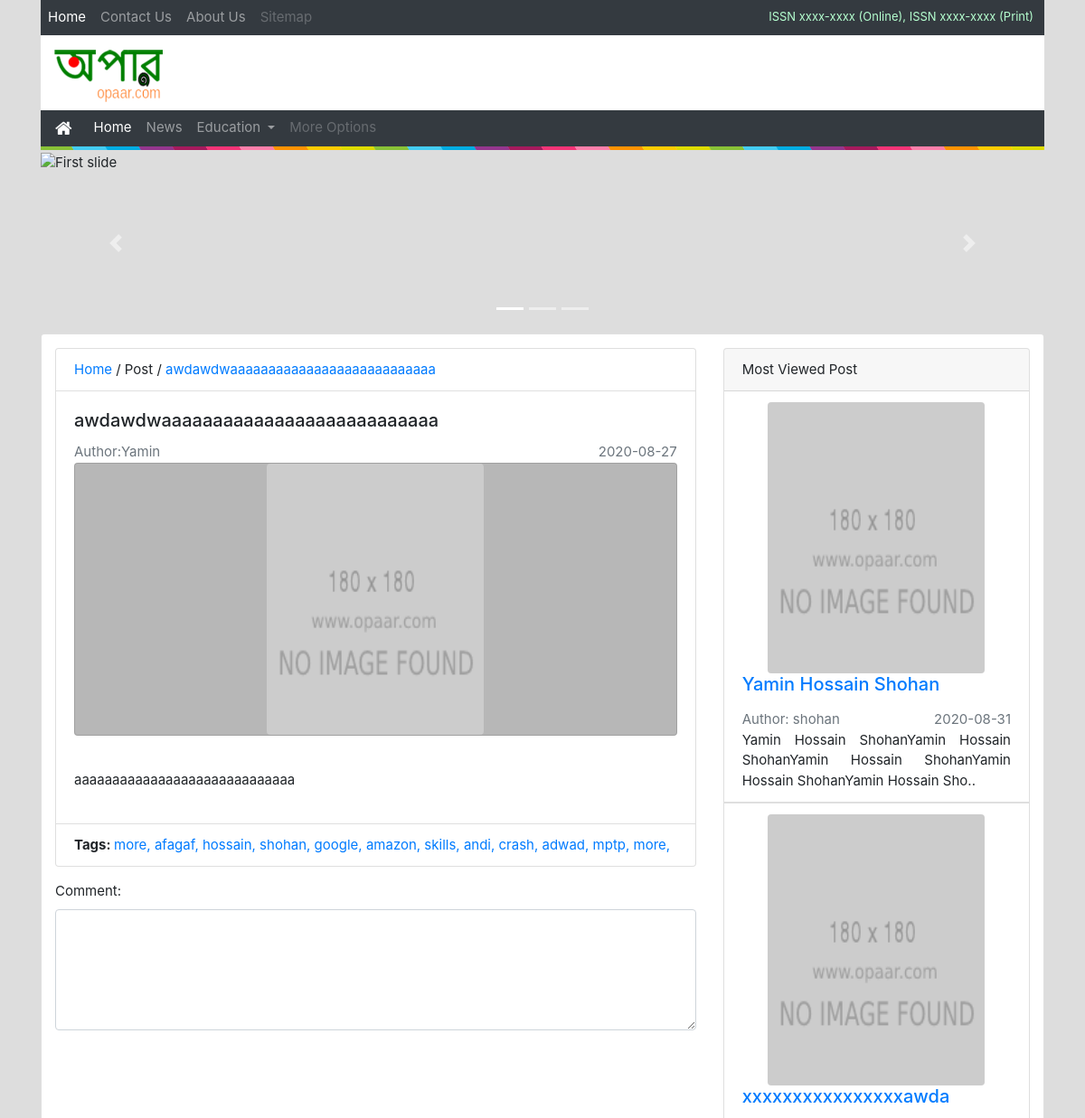
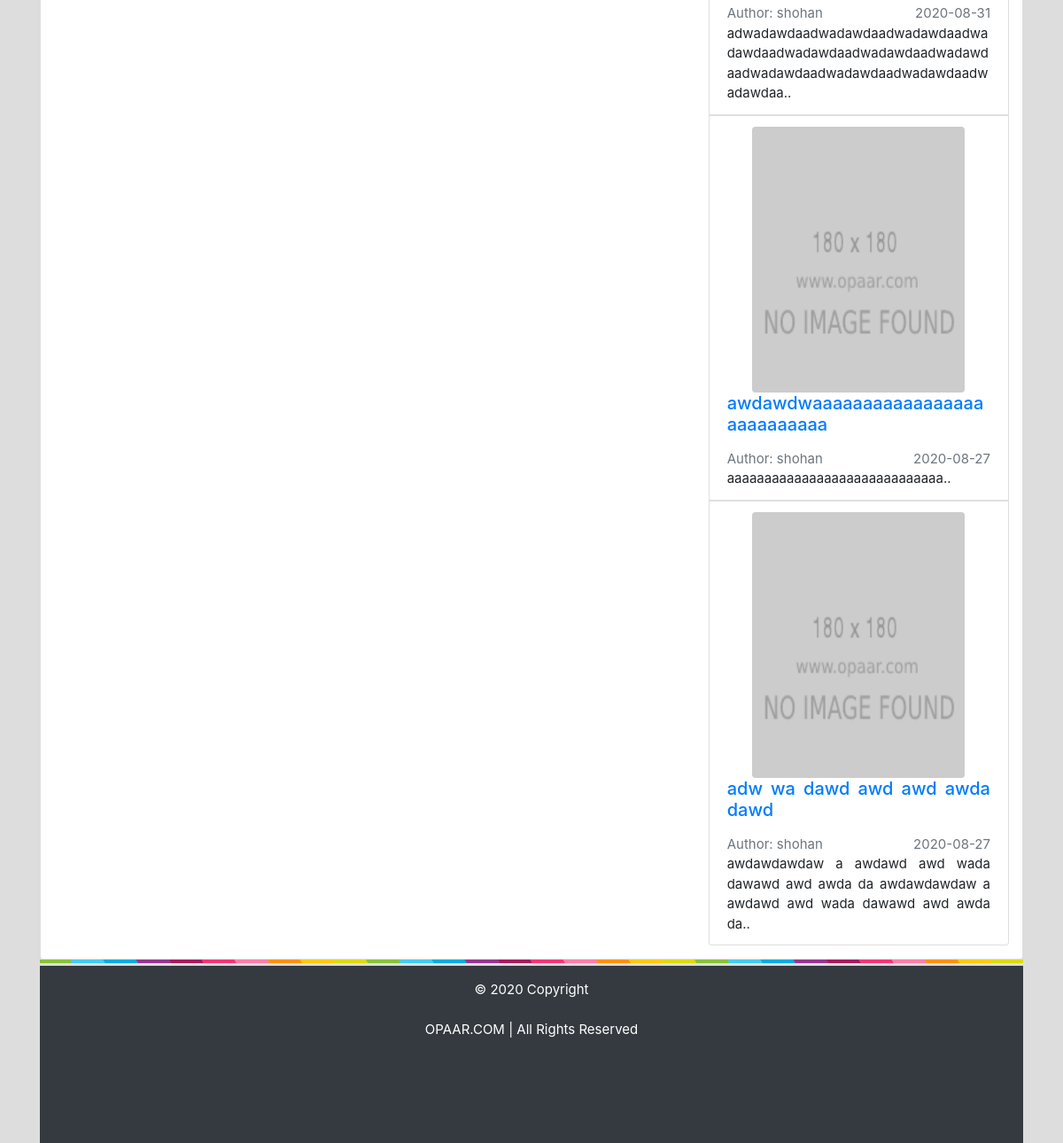
The app's page /main_reading.php?blog=wadawd, older data (2 pictures, top to bottom).
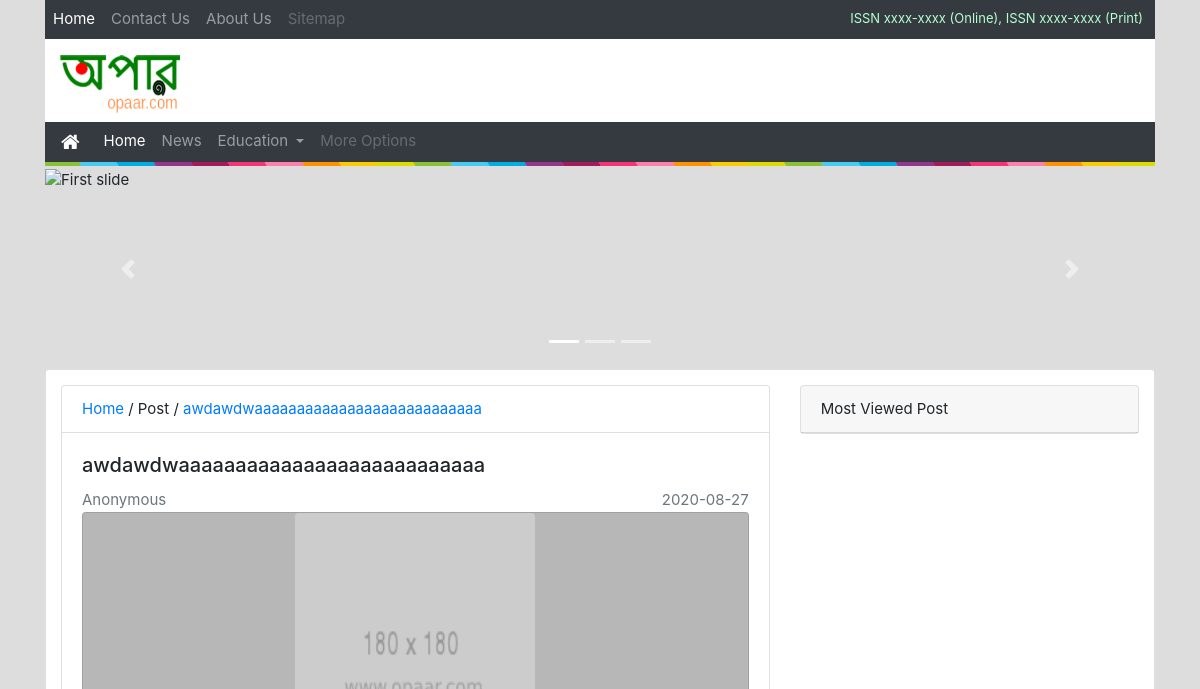
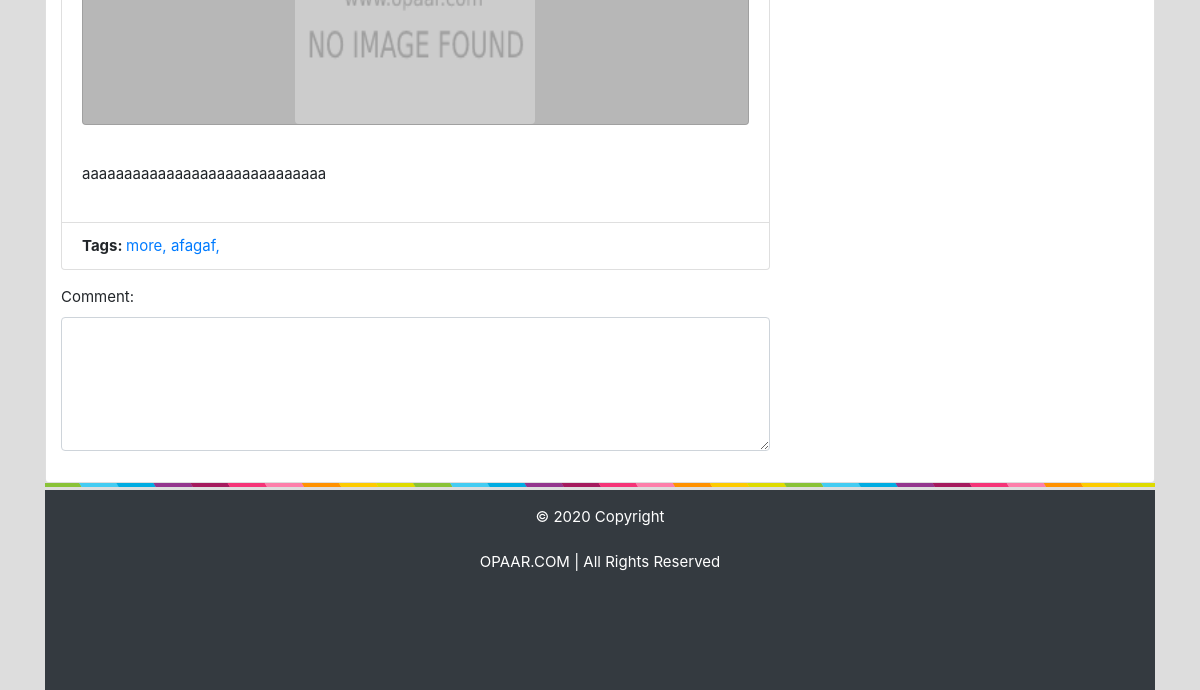
The same page, newer data (2 pictures, top to bottom).
### tables this page shows
CREATE TABLE `opaar_blog` (
  `id` int(11) NOT NULL,
  `user_id` int(11) NOT NULL,
  `blog_title` text NOT NULL,
  `blog_slug` varchar(500) NOT NULL,
  `blog_description` text NOT NULL,
  `blog_cover` text NOT NULL,
  `blog_date` date NOT NULL,
  `blog_tags` text NOT NULL,
  `blog_status` int(11) NOT NULL,
  `blog_trash` int(11) NOT NULL,
  `blog_creation` datetime NOT NULL,
  `blog_last_update` datetime NOT NULL,
  `ip` text NOT NULL
);

CREATE TABLE `opaar_users` (
  `id` int(11) NOT NULL,
  `username` varchar(200) NOT NULL,
  `password` varchar(500) NOT NULL,
  `firstname` varchar(200) NOT NULL,
  `lastname` varchar(200) NOT NULL,
  `email` varchar(200) NOT NULL,
  `mobile` varchar(200) NOT NULL,
  `homemobile` varchar(200) NOT NULL,
  `description` text NOT NULL,
  `address` varchar(300) NOT NULL,
  `status` int(11) NOT NULL,
  `ip` varchar(500) NOT NULL,
  `country` varchar(500) NOT NULL,
  `role` int(11) NOT NULL,
  `time` datetime NOT NULL
);

CREATE TABLE `opaar_blog_tags` (
  `id` int(11) NOT NULL,
  `blog_id` int(11) NOT NULL,
  `tags` varchar(100) NOT NULL
);

### function/siteconfig.php (called while the page is built)
<?php
$cdn = '0';
?>

### main_reading.php (the view, shortened to what this page needs)
<?php
require"function/database.php";
require"function/siteconfig.php";
require"index/header.php";?>
<body style="background: #ddd; font-size: 15px;">
<div class="container">
<div class="card" style="padding: 15px;">
<div class="row">
<div class="col-lg-8">
<?php
@$blog_page = $_GET['blog'];
$sql="SELECT * FROM opaar_blog WHERE blog_slug='$blog_page'";
$stmt = $con->prepare($sql);
$stmt->execute();
if ($stmt->rowCount() > 0) {
while ($blog_page = $stmt->fetch()) { $blog_page_id_get = $blog_page["id"]; $user_id = ''. $blog_page["user_id"].'' ?>
<?php  $tags_array[$blog_page_id_get] = $blog_page;?>
<div class="card mb-3" style="text-align:justify">
<div class="card-header bg-transparent">
  <a href=""> Home</a> / Post / <a href="main_reading.php?blog=<?php echo''. $blog_page["blog_slug"].'';?>"><?php echo wordwrap(strip_tags($blog_page["blog_title"],'<p><a><br>'),300,'<br>', false);?> </a></div>
<div class="card-body">
<h5 class="card-title">
<?php echo wordwrap(strip_tags($blog_page["blog_title"],'<p><a><br>'),300,'<br>', false);?>
      </h5>
<?php
$sql1="SELECT * FROM opaar_users WHERE id='$user_id'";
$stmt = $con->prepare($sql1);
$stmt->execute();
$row = $stmt->fetch();?>
    <div class="mb-1 text-muted">
     <div class="float-left">
       <?php if(!empty($row['firstname'])) {echo 'Author:'.$row['firstname']; $row['lastname'];}
        else{ echo'Anonymous';}?>
        </div>
     <div class="float-right"> <?php echo $blog_page["blog_date"];?> </div>
           </div> <br>
<div class="card" style="background:#b7b7b7;">
<?php
if($cdn == '1'){;?><img src="https://cdnashbd.s3-ap-southeast-1.amazonaws.com/opaar/<?php echo''. $blog_page["blog_cover"].'';?>" width="240" height="300" role="img" onerror="this.onerror=null; this.src='admin/assets/img/cover_180.png'" class="rounded mx-auto d-block"> <?php } else {;?>
    <img src="uploads/<?php echo''. $blog_page["blog_cover"].'';?>" width="240" height="300" role="img" onerror="this.onerror=null; this.src='admin/assets/img/cover_180.png'" class="rounded mx-auto d-block">  </div>  <br>
<?php };?>
      <p class="card-text">
      <?php echo wordwrap(strip_tags($blog_page["blog_description"],'<p><a><br><img>'),400,'<br>', false);?>
      </p>
  </div>
<div class="card-footer bg-transparent"><b>Tags: </b>
<?php
foreach ($tags_array as $tags_blog_id => $meet_slug)
{
$sqlslug="SELECT * FROM `opaar_blog_tags` WHERE blog_id = '$tags_blog_id';";
$stmt = $con->prepare($sqlslug);
$stmt->execute();
while ($what = $stmt->fetch()) {
$mkdid = $what['tags'];
echo "<a href='category.php?category=$mkdid'>".$what['tags'].", ","</a>";
}
}
;?>
</div>
</div>
<?php }} else {echo "<div class='col-card' style='padding:10%;'>No post found..</div>";};?>
  <div class="form-group">
  <label for="comment">Comment:</label>
  <textarea class="form-control" rows="5" id="comment"></textarea>
</div>
    </div>
<?php include"index/sidebar.php";?>
</div></div>
<div id="istyle" style="margin-bottom: 3px;"> </div>
</div>
 <?php require"index/footer.php";?>
</body>

### index/sidebar.php
<?php require"function/siteconfig.php" ;?>
<div class="col-lg-4">
 <div class="card">
 <div class="card-header">
  Most Viewed Post
   </div>
     <?php
     $sql_blog = "SELECT * from opaar_blog INNER JOIN opaar_users ON opaar_users.id = opaar_blog.user_id ORDER BY opaar_blog.blog_title DESC limit 0,4;";
     $stmt = $con->prepare($sql_blog);
     $stmt->execute();
     if ($stmt->rowCount() > 0) {
     while ($blog = $stmt->fetch()) {;?>
<ul class="list-group list-group-flush" style="text-align:justify">
<li class="list-group-item">
<h5><p>
<?php
if($cdn == '1'){;?><img src="https://cdnashbd.s3-ap-southeast-1.amazonaws.com/opaar/<?php echo''. $blog["blog_cover"].'';?>" width="240" height="300" role="img" onerror="this.onerror=null; this.src='admin/assets/img/cover_180.png'" class="rounded mx-auto d-block"> <?php } else {;?>
<img src="uploads/<?php echo''. $blog["blog_cover"].'';?>" width="240" height="300" role="img" onerror="this.onerror=null; this.src='admin/assets/img/cover_180.png'" class="rounded mx-auto d-block">
<?php };?>
<a href="main_reading.php?blog=<?php echo''. $blog["blog_slug"].'';?>"><?php echo wordwrap(strip_tags($blog['blog_title']),220,"<br>", false);?> </a></p> </h5>
 <div class="mb-1 text-muted">
     <div class="float-left">Author: <?php echo $blog['username'];?></div>
     <div class="float-right"> <?php echo''. $blog["blog_date"].'';?> </div>
           </div> <br>
<p class="card-text mb-auto">
<?php echo''. wordwrap(strip_tags(substr($blog["blog_description"],0,100),''),400,'<p>', false).'..';?>
    </p>
       </li>
          </ul>
             <?php }};?>
</div>
</div>

Row changes from the older to the newer data that the page shows:
no longer on one of the page's lists (row unchanged): opaar_blog: blog_title "awdawdwaaaaaaaaaaaaaaaaaaaaaaaaaaa", user.username "shohan", blog_date "2020-08-27", blog_description "aaaaaaaaaaaaaaaaaaaaaaaaaaaaa"
removed opaar_blog_tags: tags "hossain"
removed opaar_blog_tags: tags "shohan"
removed opaar_blog_tags: tags "google"
removed opaar_blog_tags: tags "amazon"
removed opaar_blog_tags: tags "skills"
removed opaar_blog_tags: tags "andi"
removed opaar_blog_tags: tags "crash"
removed opaar_blog_tags: tags "adwad"
removed opaar_blog_tags: tags "mptp"
removed opaar_blog_tags: tags "more"
no longer on this page (row unchanged): opaar_blog: blog_title "Yamin Hossain Shohan", user.username "shohan", blog_date "2020-08-31", blog_description "Yamin Hossain ShohanYamin Hossain ShohanYamin Hossain ShohanYamin Hossain ShohanYamin Hossain Sho"
no longer on this page (row unchanged): opaar_blog: blog_cover (picture), blog_title "xxxxxxxxxxxxxxxxawda", user.username "shohan", blog_date "2020-08-31", blog_description "adwadawdaadwadawdaadwadawdaadwadawdaadwadawdaadwadawdaadwadawdaadwadawdaadwadawdaadwadawdaadwadawdaa"
no longer on this page (row unchanged): opaar_blog: blog_cover (picture), blog_title "adw wa dawd awd awd awda dawd", user.username "shohan", blog_date "2020-08-27", blog_description "awdawdawdaw a awdawd awd wada dawawd awd awda da awdawdawdaw a awdawd awd wada dawawd awd awda da"
shown differently, row unchanged: opaar_blog "awdawdwaaaaaaaaaaaaaaaaaaaaaaaaaaa": user.firstname "Yamin" → (not shown); text "Author:" → "Anonymous"
